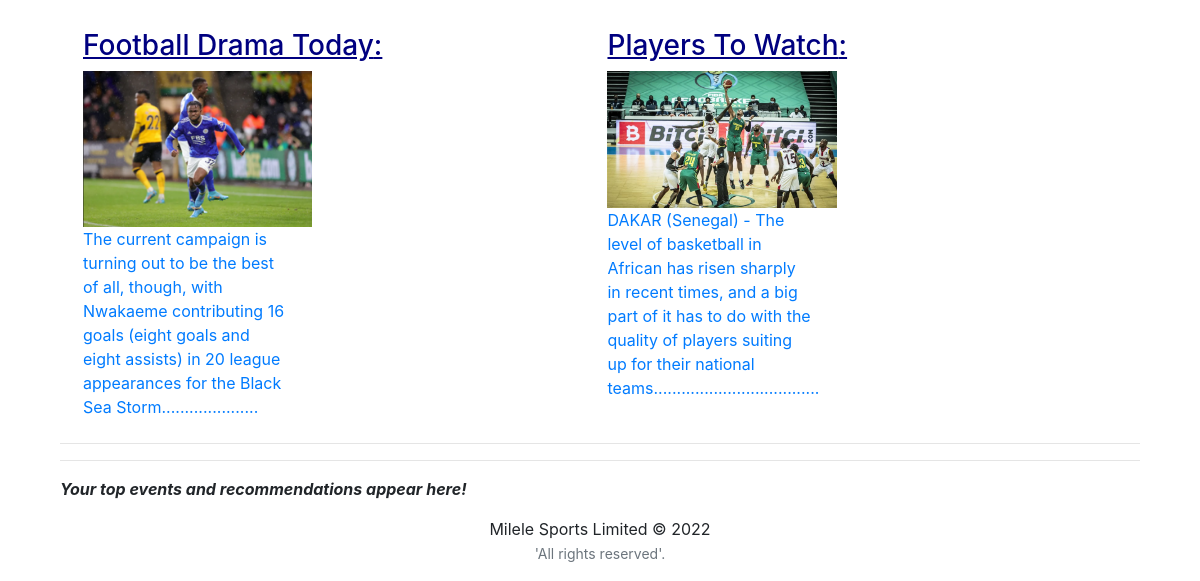
/index/ (lower part), run on an earlier commit of the app's database.
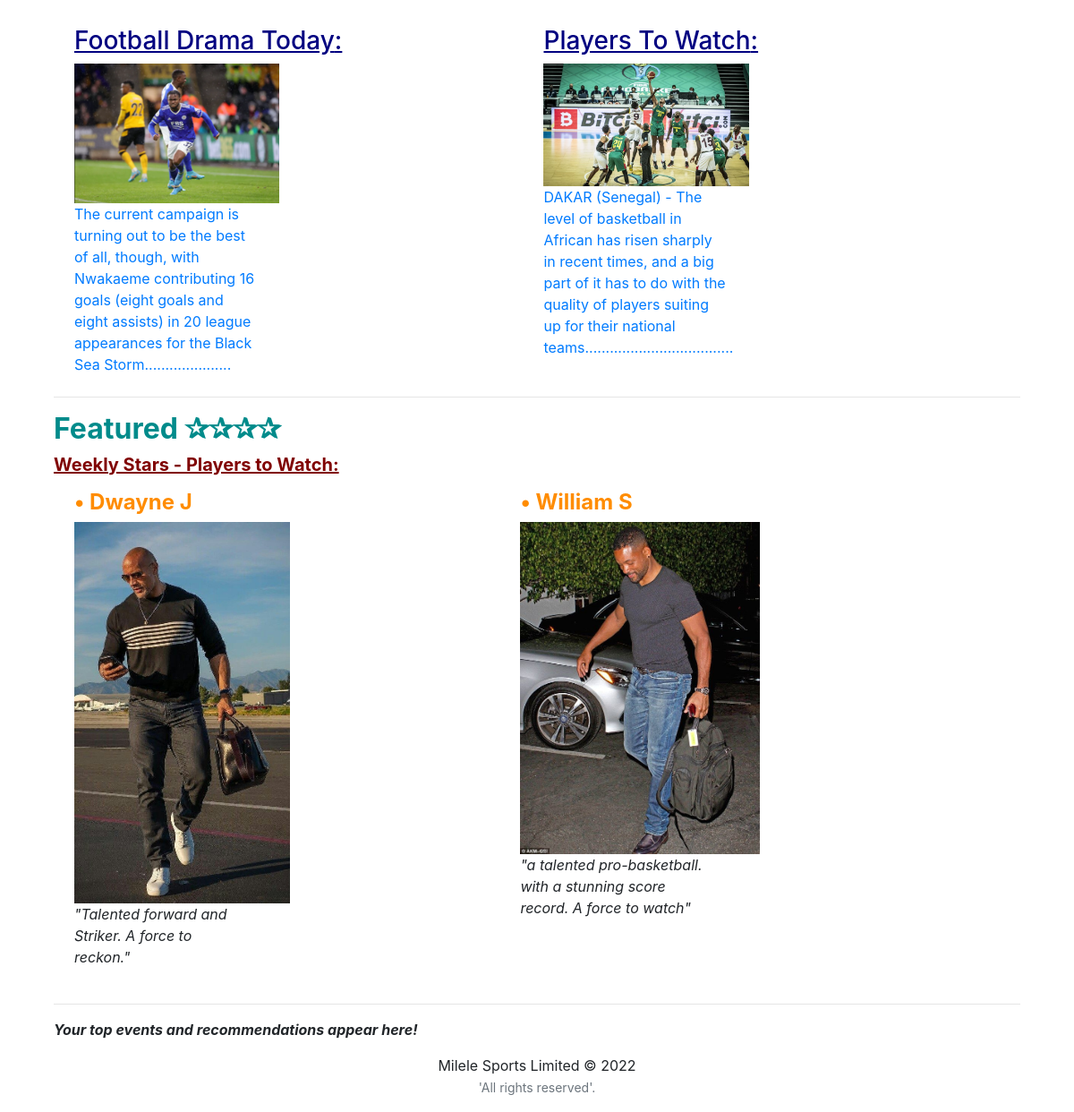
And on a later commit of the database.
### sportsApp/models.py (models this page shows, shortened)
class SportBlog(models.Model):
    sport = models.ForeignKey(Sport, on_delete=models.CASCADE)
    title = models.CharField(max_length=128)
    url = models.URLField(blank=True)
    views = models.IntegerField(default=0)
    slug = models.SlugField(unique=True)
    blog = models.TextField()
    summary = models.TextField()
    picture = models.ImageField(upload_to='blog_images', blank=True)
    date_published = models.DateTimeField(auto_now_add=True)

class Player(models.Model):
    name = models.CharField(max_length=20)
    sport = models.ForeignKey(Sport, on_delete=models.CASCADE)
    email = models.CharField(max_length=40, blank=True)
    gender = models.CharField(max_length=6)
    profile_summary = models.TextField(blank=True)
    picture = models.ImageField(upload_to='player_image', blank=True)
    booked = models.BooleanField(default=False, db_index=True)

### sportsApp/views.py (the view)
class IndexView(View):
    def get(self, request):
        sports_list = Sport.objects.all()[:6]
        other_sports = Sport.objects.all()[6:12]
        blog_list = SportBlog.objects.order_by('date_published')[:2]
        second_blog = SportBlog.objects.order_by('date_published')[2:4]
        player_list = Player.objects.all()[:2]
        event_list = UpComingEvent.objects.order_by('date')[:7]
        context_dict = {
            'sports_list': sports_list,
            'blog_list': blog_list,
            'second_blog': second_blog,
            'other_sports': other_sports,
            'player_list': player_list,
            'event_list': event_list,
            }
        return render(request, 'sportsApp/index.html', context_dict)

### templates/sportsApp/index.html (shortened to what this page needs)
{% extends 'sportsApp/base.html' %}
{% load static %}
{% block body_block %}
<div class="container">
{% if blog_list %}
<div class="d-flex flex-row bd-highlight mb-3 justify-content-center
    container">
    {% for item in blog_list %}
    <div class="p-2 flex-fill bd-highlight">
    </div>
    {% endfor %}
</div>
{% else %}
<strong>No blogs added!</strong>
{% endif %}
{% if second_blog %}
<div class="d-flex flex-row bd-highlight mb-3 justify-content-center
    container">
    {% for item in second_blog %}
    <div class="p-2 flex-fill bd-highlight">
            <h3 class="underline txtnavy txtcaps">{{item.title}}:</h3>
            <div>
                <img src="{{MEDIA_URL}}{{item.picture}}"
                    width="45%">
            <div class="div-width"><a
                href="{% url 'sportsApp:add_comment' item.slug %}">
                {{item.summary}}
            </a></div>
        </div>
    </div>
    {% endfor %}
</div>
{% else %}
<strong>No more blogs added!</strong>
{% endif %}
<hr>
{% if player_list %}
<h2 class="txtbold txtcyan">Featured ✰✰✰✰</h2>
    <h5 class="underline txtmaroon txtbold">
    Weekly Stars - Players to Watch:
    </h5>
<div class="clear-both d-flex flex-row bd-highlight mb-3 justify-content-center
    container">
    {% for player in player_list %}
    <div class="p-2 flex-fill bd-highlight">
        <strong><h4 class="txtcaps txtbold txtorange">• {{ player.name }}</h4></strong>
        <img src="{{MEDIA_URL}}{{player.picture}}"
            width="50%">
        <p class="player txtoblique">"{{player.profile_summary}}"</p>
    </div>
    {% endfor %}
</div>
{% endif %}
<hr>
{% if event_list %}
<h3 class="txtdarkred txtbold underline">Upcoming Sporting Events</h3>
<ul>
    {% for event in event_list %}
        <li>
            <a class="txtnavy" href="{% url 'sportsApp:event_detail' event.id %}">
                {{event.text}} happening on the {{event.date}}
                at {{event.location}}
            </a>
        </li>
    {% endfor %}
</ul>
{% else %}
<strong><i>Your top events and recommendations appear here!</i></strong>
{% endif %}
</div>
{% endblock %}

What changed in the data, as far as the page shows it:
added Player: name "Dwayne J", picture (picture), profile_summary "Talented forward and Striker. A force to reckon."
added Player: name "William S", picture (picture), profile_summary "a talented pro-basketball. with a stunning score record. A force to watch"
Also different on the page:
text now shown: "Featured ✰✰✰✰ Weekly Stars - Players to Watch:"
